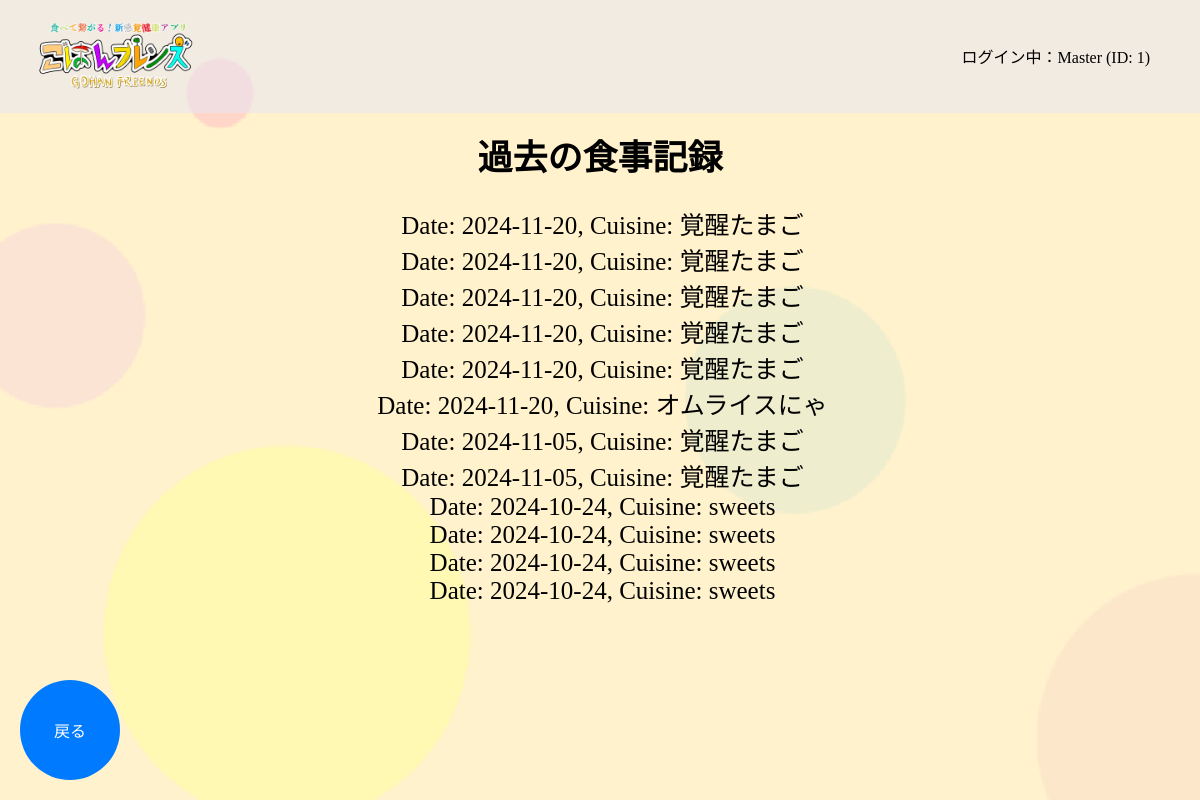
The page /sugg/eat_hist (signed in) on the database its author committed.
### tables this page shows
CREATE TABLE FOOD_DATA ( FOOD_ID INTEGER PRIMARY KEY, ACCOUNT_ID INTEGER NOT NULL, EAT_DATE DATE, CUISINE TEXT );

### app.py (the view)
@app.route('/sugg/eat_hist')
def eat_hist():
    account_id = session.get('account_id')  # セッションからログイン中のアカウントIDを取得
    if not account_id:
        return redirect(url_for('home'))  # アカウントIDがない場合はホームにリダイレクト
    conn = get_db()  # データベース接続
    cursor = conn.cursor()
    cursor.execute("""
    SELECT EAT_DATE, CUISINE
    FROM FOOD_DATA
    WHERE ACCOUNT_ID = ?
    ORDER BY EAT_DATE DESC
    """, (account_id,))
    food_data_list = cursor.fetchall()  # 結果を取得
    conn.close()  # データベース接続を閉じる
    return render_template('sugg/eat_hist.html', food_data_list=food_data_list, account_id=account_id)

### app.py (called while the page is built)
def get_db():
    conn = sqlite3.connect(DATABASE)
    return conn

@app.context_processor
def inject_account_info():
    return {
        'account_name': session.get('account_name'),
        'account_id': session.get('account_id')
    }

### templates/sugg/eat_hist.html (shortened to what this page needs)
{% extends 'base.html' %}
{% block content %}
<div class="main-contents">
    <p class="main-text">過去の食事記録</h2>
    <div class="txt-center">
        {% if food_data_list %}
            <ul class="eat-hist-list">
            {% for eat_date, cuisine in food_data_list %}
                <li>Date: {{ eat_date }}, Cuisine: {{ cuisine }}</li>
            {% endfor %}
            </ul>
        {% else %}
            <p>まだ食事記録がありません。</p>
        {% endif %}
    </div>
    <div class="back-button-container">
        <button onclick="location.href='{{ url_for('sugg_menu') }}';" class="back-button">戻る</button>
    </div>
</div>
{% endblock %}

### static/css/style.css (style rules this page uses)
html, body { margin: 0; padding: 0; box-sizing: border-box; height: 100%; }
.kabegami { background-size: cover; }
.back-button-container { position: fixed; bottom: 20px; left: 20px; }
.back-button-container button { width: 100px; height: 100px; border-radius: 50%; border: none; background-color: #007BFF; color: white; font-size: 16px; display: flex; justify-content: center; align-items: center; cursor: pointer; transition: background-color 0.3s; }
.main-contents { padding-top: 70px; }
.main-text { text-align: center; margin-top: -25px; margin-bottom: 15px; font-size: 35px; font-weight: bold; }
.txt-center { text-align: center; }
.eat-hist-list { list-style:none; font-size: 25px; margin-left: -35px; }

### rows shown on the page
FOOD_DATA: EAT_DATE "2024-11-20", CUISINE "覚醒たまご"
FOOD_DATA: EAT_DATE "2024-11-20", CUISINE "覚醒たまご"
FOOD_DATA: EAT_DATE "2024-11-20", CUISINE "覚醒たまご"
FOOD_DATA: EAT_DATE "2024-11-20", CUISINE "覚醒たまご"
FOOD_DATA: EAT_DATE "2024-11-20", CUISINE "覚醒たまご"
FOOD_DATA: EAT_DATE "2024-11-20", CUISINE "オムライスにゃ"
FOOD_DATA: EAT_DATE "2024-11-05", CUISINE "覚醒たまご"
FOOD_DATA: EAT_DATE "2024-11-05", CUISINE "覚醒たまご"
FOOD_DATA: EAT_DATE "2024-10-24", CUISINE "sweets"
FOOD_DATA: EAT_DATE "2024-10-24", CUISINE "sweets"
FOOD_DATA: EAT_DATE "2024-10-24", CUISINE "sweets"
FOOD_DATA: EAT_DATE "2024-10-24", CUISINE "sweets"

### other values the page prints
{{ account_name }} "Master"
{{ account_id }} "1"
